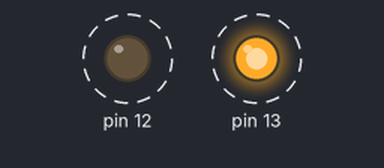
Simulated run of this sketch. Board: Arduino Uno, built with avr-gcc and run on an emulated ATmega328P. On the bench: output pins drawn as LEDs (lit = HIGH). Dashed ring = blinking.

Above: at 0.05 s.
Timing chart, 0 to 3.0 s (numbered marks = the images above):
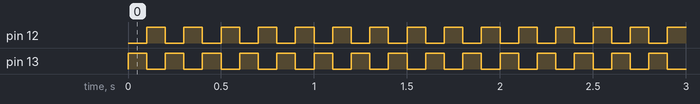

The sketch:

TwoLED.ino
```cpp
void setup() {
  // put your setup code here, to run once:

  pinMode(13, OUTPUT);
  pinMode(12, OUTPUT);

}

void loop() {
  // put your main code here, to run repeatedly:

  digitalWrite(12, LOW);
  digitalWrite(13, HIGH);
  delay(100);
  digitalWrite(13, LOW);
  digitalWrite(12, HIGH);
  delay(100);
}
```

Measured:
- by itself, pin 12, pin 13: alternates HIGH for 0.10 s and LOW for 0.10 s
